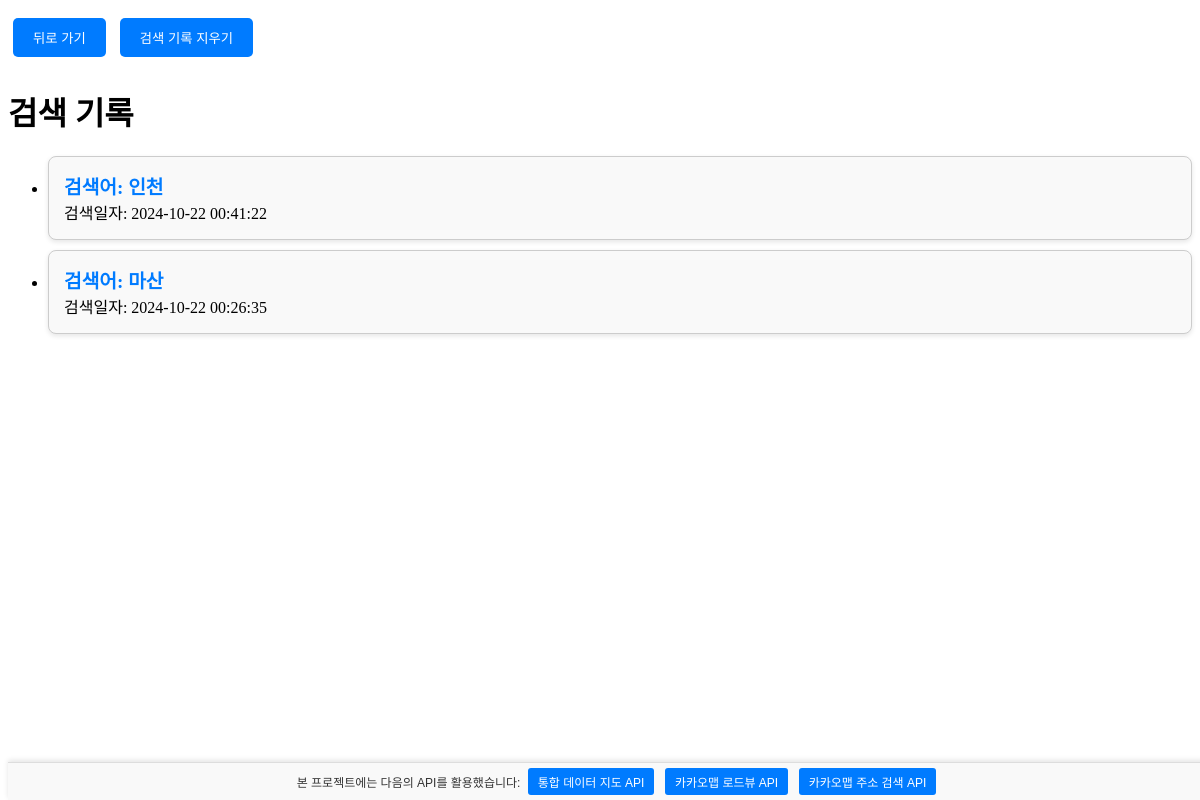
/search-history/ (signed in), run on an earlier commit of the app's database.
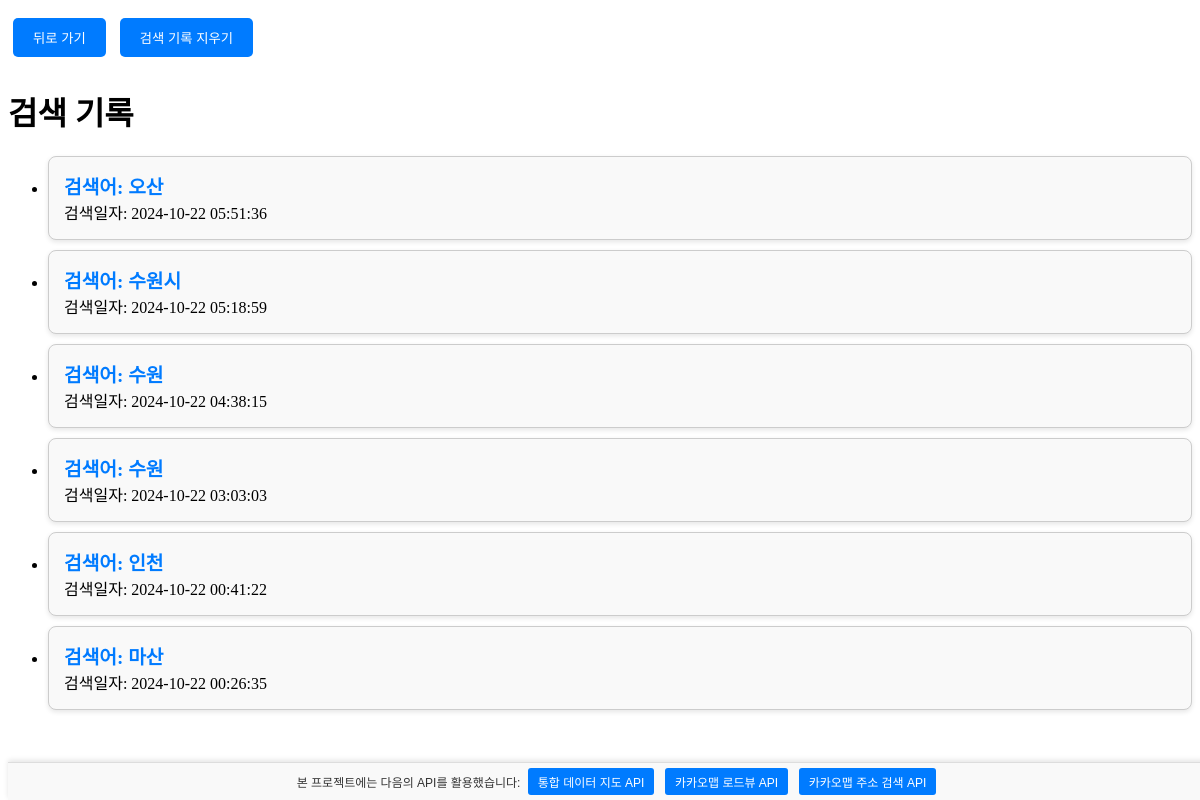
And on a later commit of the database.
### app/models.py (models this page shows, shortened)
class SearchHistory(models.Model):
    user = models.ForeignKey(User, on_delete=models.CASCADE, null=True, blank=True)
    search_query = models.CharField(max_length=255)
    search_results = models.TextField(default="")  # 검색 결과를 텍스트로 저장
    search_date = models.DateTimeField(auto_now_add=True)

### app/views.py (the view)
# urls.py: path('search-history/', views.search_history, name='search_history'),
def search_history(request):
    if request.user.is_authenticated:
        history = SearchHistory.objects.filter(user=request.user).order_by('-search_date')
        for record in history:
            pass
        return render(request, 'chatbot/search_history.html', {'history': history})
    else:
        return redirect('login')  # 로그인되지 않은 경우 로그인 페이지로 리다이렉트

### app/templates/chatbot/search_history.html (shortened to what this page needs)
{% block content %}
{% load static %}
<link rel="stylesheet" type="text/css" href="{% static 'chatbot/search_history.css' %}">
<link rel="stylesheet" type="text/css" href="{% static 'chatbot/api.css' %}">
<button class="button" onclick="window.history.back()">뒤로 가기</button>
<button class="button" onclick="clearSearchHistory()">검색 기록 지우기</button>
<h1>검색 기록</h1>
<ul>
    {% for record in history %}
        <li>
            <div class="job-card" onclick="toggleResults(this)">
                <div class="job-title">검색어: {{ record.search_query }}</div>
                <div>검색일자: {{ record.search_date|date:"Y-m-d H:i:s" }}</div>
            </div>
        </li>
    {% endfor %}
</ul>
<div class="api-banner">
    <p>본 프로젝트에는 다음의 API를 활용했습니다:</p>
    <a href="https://www.bigdata-map.kr/search/86750961" class="api-button" target="_blank">
        통합 데이터 지도 API
    </a>
    <a href="https://apis.map.kakao.com/web/sample/basicRoadview2/" class="api-button" target="_blank">
        카카오맵 로드뷰 API
    </a>
    <a href="https://developers.kakao.com/docs/latest/ko/local/dev-guide#search-by-address" class="api-button" target="_blank">
        카카오맵 주소 검색 API
    </a>
</div>
{% endblock %}

### app/static/chatbot/search_history.css (style rules this page uses)
.job-card { border: 1px solid #ccc; border-radius: 8px; padding: 15px; margin: 10px 0; background-color: #f9f9f9; box-shadow: 0 2px 5px rgba(0, 0, 0, 0.1); cursor: pointer; }
.job-title { font-weight: bold; color: #007bff; font-size: 1.2em; }
.button { padding: 10px 20px; margin: 10px 5px; border: none; border-radius: 5px; background-color: #007bff; color: white; cursor: pointer; }

### app/static/chatbot/api.css (style rules this page uses)
.api-banner { position: fixed; bottom: 0; width: 100%; background-color: #f9f9f9; padding: 5px 10px; border-top: 1px solid #ddd; text-align: center; font-family: Arial, sans-serif; box-shadow: 0 -2px 5px rgba(0, 0, 0, 0.1); z-index: 1000; }
.api-banner p { font-size: 12px; margin: 5px 0; display: inline-block; color: #333; }
.api-button { display: inline-block; padding: 5px 10px; margin: 0 3px; background-color: #007bff; color: #fff; border-radius: 3px; text-decoration: none; font-size: 12px; }

What changed in the data, as far as the page shows it:
added SearchHistory: search_query "오산", search_date "2024-10-22 05:51:36"
added SearchHistory: search_query "수원시", search_date "2024-10-22 05:18:59"
added SearchHistory: search_query "수원", search_date "2024-10-22 04:38:15"
added SearchHistory: search_query "수원", search_date "2024-10-22 03:03:03"
